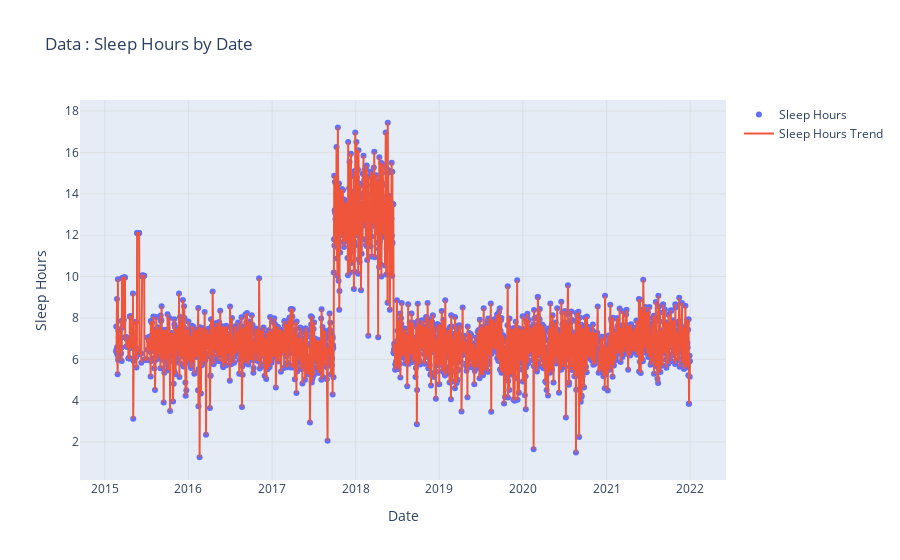

The notebook cell this image was saved under:
### Markdown cell above
# Data

### Code cell
import plotly.graph_objects as go

# Creating the scatter plot
# This line creates an empty figure object using the go.Figure() constructor. The figure object will be used to add traces and customize the plot
fig = go.Figure()

# Adding scatter trace
# This line adds a scatter trace to the figure. It uses the go.Scatter() constructor from Plotly graph objects.
# The x and y parameters specify the data for the x-axis and y-axis, respectively. The mode parameter is set to 
# 'markers' to display individual data points. The name parameter sets the name of the trace, which will be used in the legend.
fig.add_trace(go.Scatter(x=merged_df['date'], y=merged_df['sleep_hours'], mode='markers', name='Sleep Hours'))

# Adding line trace
# This line adds a second scatter trace to the figure. It has the same data as the previous trace but the mode parameter is set to 'lines' to create a line plot instead of markers. This trace represents the trend of sleep hours over time
fig.add_trace(go.Scatter(x=merged_df['date'], y=merged_df['sleep_hours'], mode='lines', name='Sleep Hours Trend'))

# Customizing the axes labels
# This line updates the layout of the figure by setting the x-axis title to 'Date' and the y-axis title to 'Sleep Hours'. It customizes the axes labels.
fig.update_layout(xaxis_title='Date', yaxis_title='Sleep Hours')

# Customizing the grid lines
# These lines further customize the layout by adding grid lines to the x-axis and y-axis. 
# They set showgrid to True to display the grid lines, gridwidth to 0.5 to control the 
# thickness of the grid lines, and gridcolor to 'lightgray' to set the color of the grid lines
fig.update_layout(xaxis=dict(showgrid=True, gridwidth=0.5, gridcolor='lightgray'),
                  yaxis=dict(showgrid=True, gridwidth=0.5, gridcolor='lightgray'))

# Setting the title
fig.update_layout(title='Data : Sleep Hours by Date')

# Displaying the plot
fig.show()


# Summary :
# The code uses Plotly graph objects to create a scatter plot of the sleep hours by date. 
# It adds two scatter traces, one with markers representing individual sleep hour values
# and another with a line representing the trend. It customizes the axes labels, adds grid lines, sets the title, 
# and displays the plot. The final plot will show the sleep hours data with markers and a trend line,
# along with customized labels, grid lines, and title for a visually appealing and informative visualization

### Figure 1 — Plotly figure (JSON) as saved in the notebook; plotly's stock layout.template omitted (floating-point values rounded to 4 significant figures; data arrays with more than 128 entries replaced by an {"elided": "..."} marker saying what was removed)
{"data": [{"mode": "markers", "name": "Sleep Hours", "type": "scatter", "x": {"elided": "2508 str values"}, "y": {"elided": "2508 float values"}}, {"mode": "lines", "name": "Sleep Hours Trend", "type": "scatter", "x": {"elided": "2508 str values"}, "y": {"elided": "2508 float values"}}], "layout": {"title": {"text": "Data : Sleep Hours by Date"}, "xaxis": {"gridcolor": "lightgray", "gridwidth": 0.5, "showgrid": true, "title": {"text": "Date"}}, "yaxis": {"gridcolor": "lightgray", "gridwidth": 0.5, "showgrid": true, "title": {"text": "Sleep Hours"}}}}
